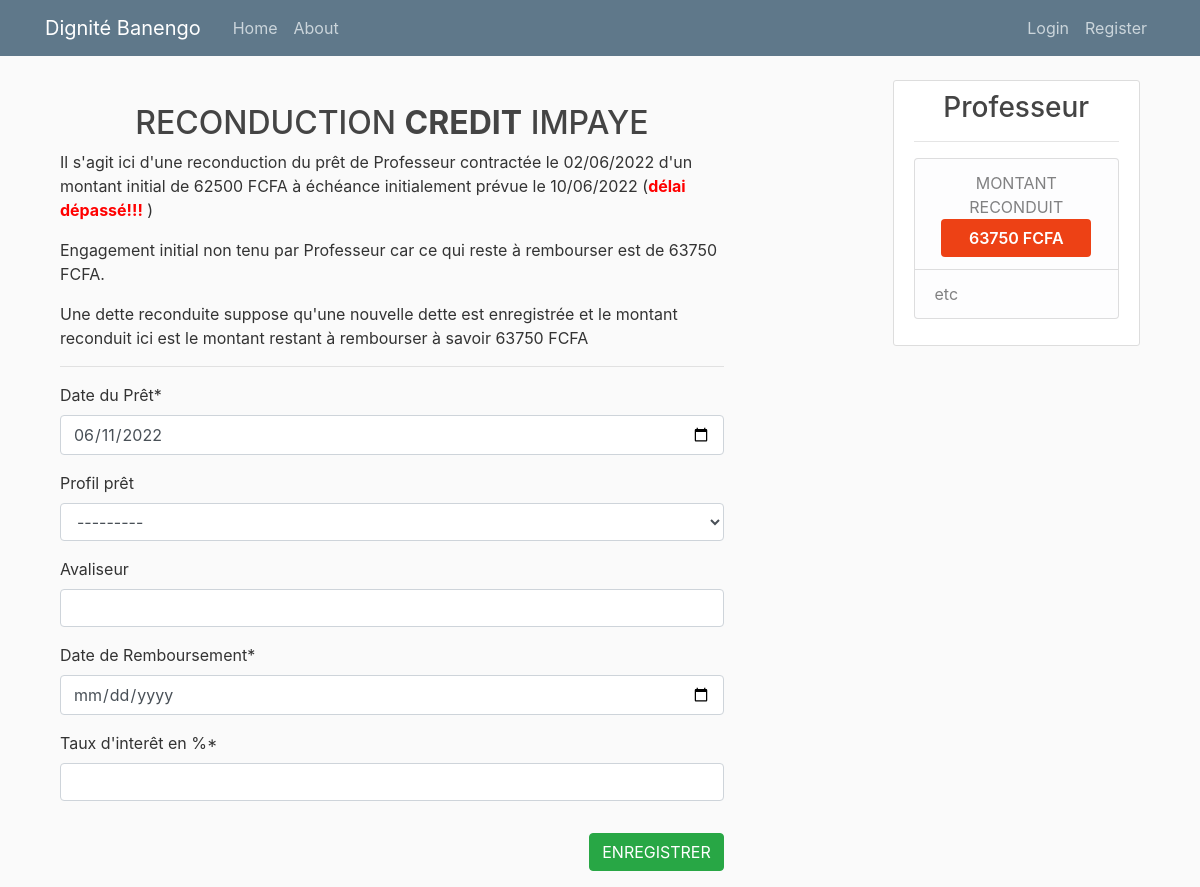
The page /bank/pret/reconduction/2/ on the database as committed earlier.
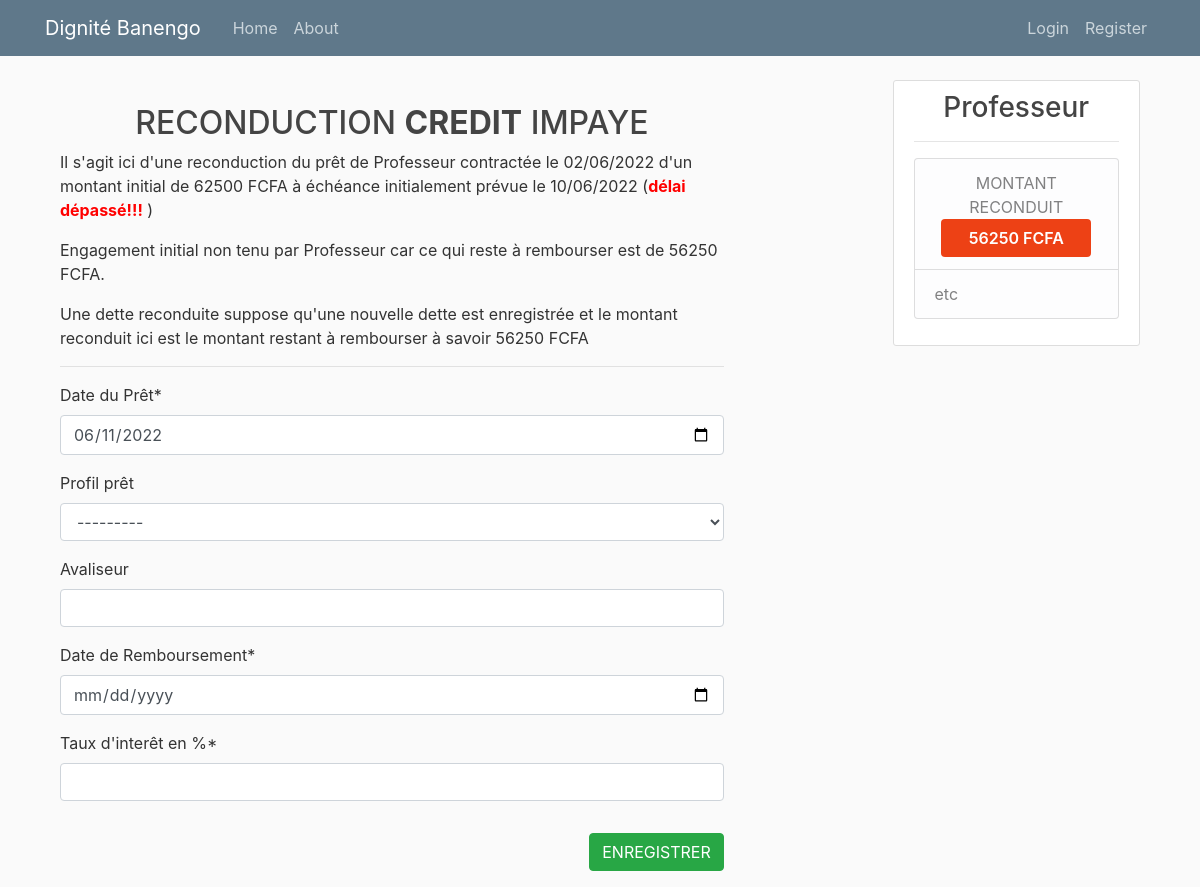
The same page on the database as committed later.
### bank/models.py (models this page shows, shortened)
class PretBank(models.Model):
    date_pret =models.DateTimeField()
    membre = models.ForeignKey(Membre, on_delete=models.CASCADE)
    profil_pret_bank = models.ForeignKey(ProfilPretBank, on_delete=models.SET_NULL, blank=True, null=True)
    montant = models.PositiveIntegerField()
    avaliseur = models.CharField(max_length=50, blank=True, null=True)
    date_remboursement =models.DateTimeField()
    taux_interet = models.PositiveIntegerField()
    created = models.DateTimeField(auto_now_add=True)
    updated = models.DateTimeField(auto_now=True)
    versement_remboursement = models.PositiveIntegerField(default=0)
    freeze = models.BooleanField(default=False)
    author= models.ForeignKey(User, on_delete=models.SET_NULL, blank=True, null=True)
    @property
    def montant_initial_remboursement(self):
        m = int(self.montant*(1+self.taux_interet*0.01))
        return m
    @property
    def reste_a_rembourser(self):
        v = self.montant_initial_remboursement - self.versement_remboursement
        return v

### tontine/models.py (models this page shows, shortened)
class Membre(models.Model):
    user = models.OneToOneField(User, on_delete=models.CASCADE)
    nom = models.CharField(max_length=100, unique=True)
    matricule = models.CharField(max_length=8, unique=True)
    telephone = models.CharField(max_length=10, blank=True, null=True)
    qualite = models.CharField(max_length=100, blank=True, null=True)
    profession = models.CharField(max_length=100, blank=True, null=True)
    sexe = models.CharField(choices=SEXE_CHOICES, max_length=1)
    date_naissance = models.DateField(blank=True, null=True)
    date_adhesion = models.DateField()
    created = models.DateTimeField(auto_now_add=True)
    updated = models.DateTimeField(auto_now=True)
    cotisation = models.ForeignKey(MontantCotisation, on_delete=models.CASCADE)
    presence = models.ForeignKey(MontantPresence, on_delete=models.CASCADE)
    sport = models.ForeignKey(MontantSport, on_delete=models.CASCADE)
    bank = models.ForeignKey(MontantBank, on_delete=models.SET_NULL, blank=True, null=True)
    bank_bool = models.BooleanField(default=False)
    cotisation_bool = models.BooleanField(default=False)
    presence_bool = models.BooleanField(default=True)
    total_impaye = models.IntegerField(default=0)
    total_seance = models.IntegerField(default=0)
    total_consigne = models.IntegerField(default=0)
    reserve = models.IntegerField(default=0)

### bank/views.py (the view)
# urls.py: path('pret/reconduction/<int:id>/', views.reconduction, name='reconduction'),
def reconduction(request, id):
    dette = get_object_or_404(PretBank, pk=id)
    if request.method == "POST":
        form = PretBankiForm(request.POST)
        if form.is_valid():
            membre = form.cleaned_data['membre']
            amount = form.cleaned_data['montant']
            form.instance.author = request.user
            form.save()
            messages.info(request, f'Reconduction de prêt pour {membre.nom} d\'un montant de {amount} FCFA !!!')
            return redirect('freeze', dette.id)
    else:
        form = PretBankiForm(initial={'montant': dette.reste_a_rembourser, 'membre': dette.membre,
                             'date_pret': dette.date_remboursement + timedelta(days=1)})
        context = {'form': form, 'dette': dette}
        return render(request, 'bank/reconduction.html', context)

### bank/forms.py
class PretBankiForm(forms.ModelForm):
    class Meta:
        model = PretBank
        fields = ('date_pret', 'membre', 'profil_pret_bank', 'montant', 'avaliseur', 'date_remboursement', 'taux_interet',)
        widgets={
                'montant': forms.HiddenInput(),
                'membre': forms.HiddenInput(),
                "date_pret": DateInput(),
                "date_remboursement": DateInput(),        }
        labels = {
            "date_pret": "Date du Prêt",
            "membre": "Membre",
            "profil_pret_bank": "Profil prêt",
            "montant": "Montant",
            "avaliseur": "Avaliseur",
            "date_remboursement": "Date de Remboursement",
            "taux_interet": "Taux d'interêt en %",
        }

### bank/templates/bank/reconduction.html (shortened to what this page needs)
{% extends "tontine/base.html" %}
{% load crispy_forms_tags %}
{% block content %}
<div class="container">
    <div class="row">
        <div class="col-md-9">
            <div class="row">
                <div class="col-md-10 md-0">
                    <br>
                    <h2 style="text-align: center;">RECONDUCTION <strong>CREDIT</strong> IMPAYE</h2>
                    <p>Il s'agit ici d'une reconduction du prêt de {{dette.membre.nom}} contractée le
                    {{dette.date_pret|date:"d/m/Y"}} d'un montant initial de {{dette.montant}} FCFA à échéance initialement prévue le {{dette.date_remboursement|date:"d/m/Y"}}
                    (<strong style="color: red;">délai dépassé!!!</strong> )</p>
                    <p>Engagement initial non tenu par {{dette.membre.nom}} car ce qui reste à rembourser est de {{dette.reste_a_rembourser}} FCFA.</p>
                    <p>Une dette reconduite suppose qu'une nouvelle dette est enregistrée et le montant reconduit ici est le montant restant à rembourser à savoir
                    {{dette.reste_a_rembourser}} FCFA</p>
                    <hr>
                    <form action="" method="post">
                        {{form|crispy}}
                        <button class="btn btn-success mt-3 mb-3" type="submit" style="float: right;">
                             ENREGISTRER
                        </button>
                    </form>
                    <br>
                </div>
            </div>
        </div>
        <div class="col-md-3">
            <div class="content-section">
                <h3 style="text-align: center;">{{dette.membre.nom}}</h3>
                <hr>
                <p class='text-muted'>
                  <ul class="list-group">
                    <li class="list-group-item list-group-item-light" style="text-align: center;">
                        MONTANT RECONDUIT<br>
                        <span class="btn" style="background-color: #ed4115; width: 150px; color: white; font-weight: 600;">{{dette.reste_a_rembourser}} FCFA</span>
                    </li>
                    <li class="list-group-item list-group-item-light">etc</li>
                  </ul>
                </p>
              </div>
        </div>
    </div>
</div>
{% endblock %}

Rows that differ between the two databases and show on the page:
changed PretBank "Professeur": reste_a_rembourser "63750" → "56250"
